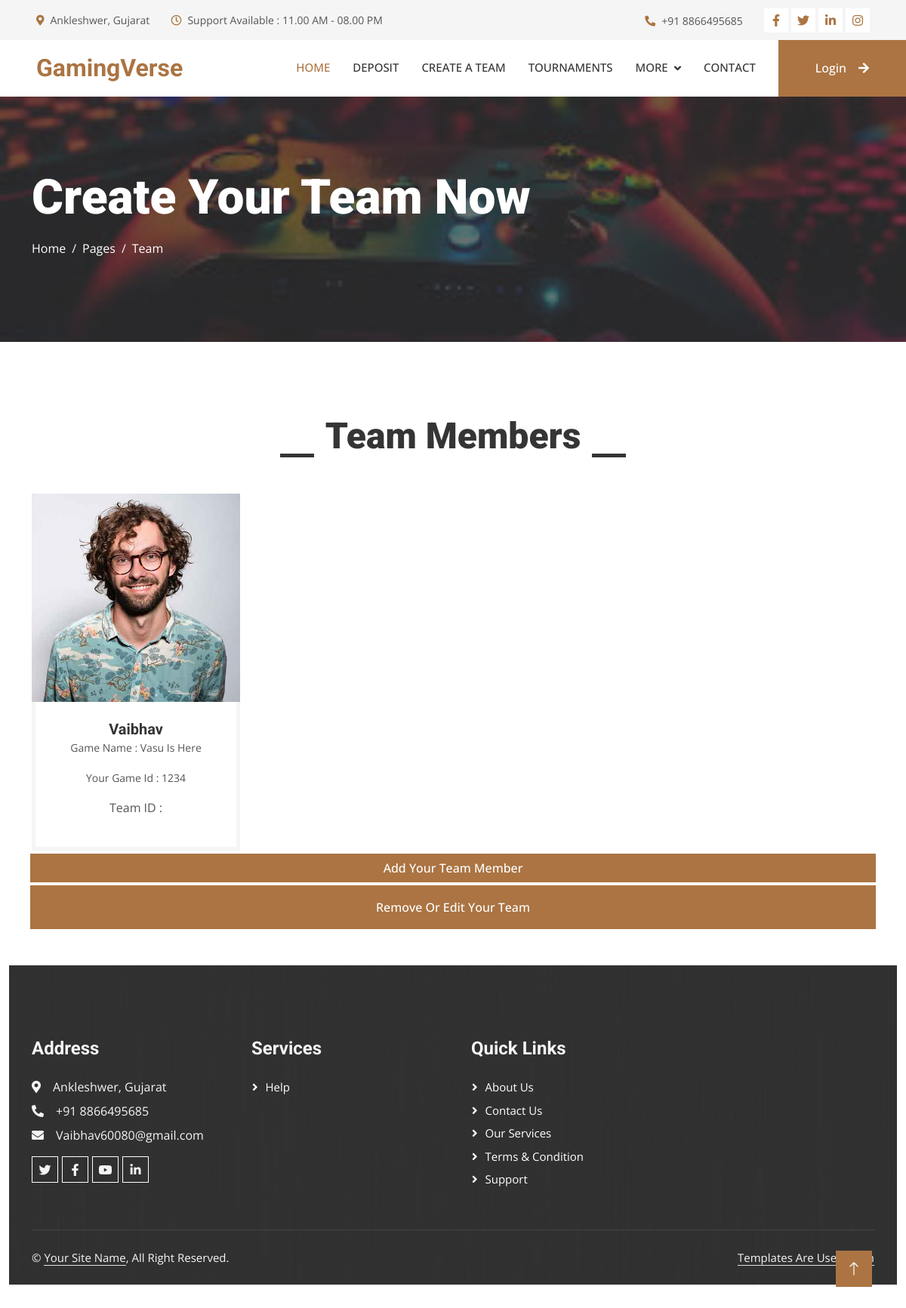
Before: /team with the older database file.
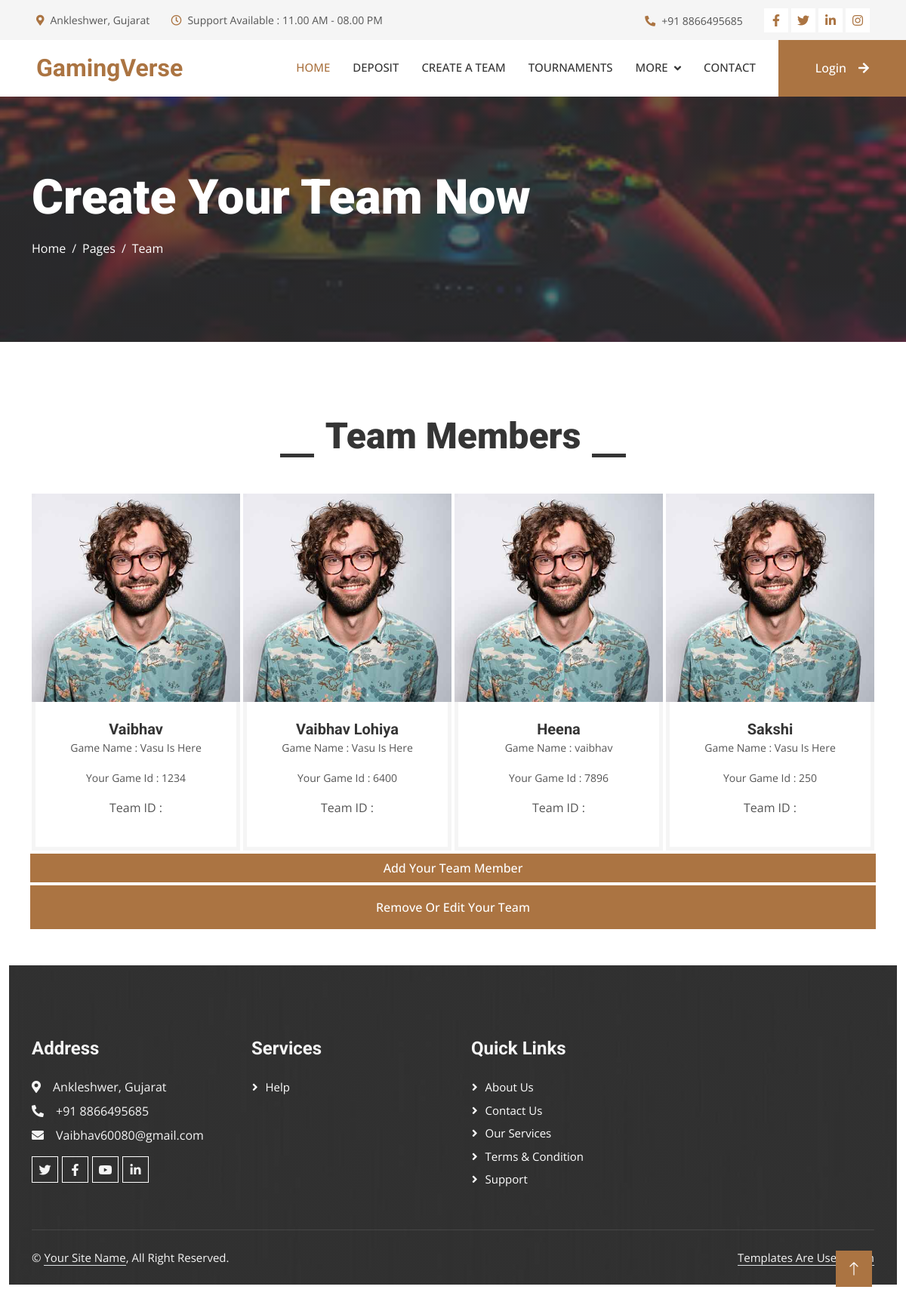
After: the same page with the newer database file.
### myapp/models.py (models this page shows, shortened)
class TeamMember(models.Model):
    name = models.CharField(max_length=100, verbose_name="Name (Govt ID Proof)")
    game_name = models.CharField(max_length=50)
    unique_game_id = models.CharField(max_length=50)

### myapp/views.py (the view, shortened to what this page needs)
# urls.py: path('team', views.team, name='team'),
def team(request):
    data = TeamMember.objects.all
    form = TeamMemberForm()
    return render(request,"team.html",{"data":data,"form":form})

### myapp/templates/team.html (shortened to what this page needs)
<!DOCTYPE html>
{% load static %}
<html lang="en">
<head>
    <link href="https://cdnjs.cloudflare.com/ajax/libs/font-awesome/5.10.0/css/all.min.css" rel="stylesheet">
    <link href="https://cdn.jsdelivr.net/npm/bootstrap-icons@1.4.1/font/bootstrap-icons.css" rel="stylesheet">
    <link href="{% static 'userapp/lib/animate/animate.min.css'%}" rel="stylesheet">
    <link href="{% static 'userapp/lib/owlcarousel/assets/owl.carousel.min.css'%}" rel="stylesheet">
    <link href="{% static 'userapp/lib/lightbox/css/lightbox.min.css'%}" rel="stylesheet">
    <link href="{% static 'userapp/css/bootstrap.min.css'%}" rel="stylesheet">
    <link href="{% static 'userapp/css/style.css'%}" rel="stylesheet">
</head>
<body>
    {% include 'top.html'%}
    {% include 'navbar.html' %}
    <div class="container-fluid page-header py-5 mb-5">
        <div class="container py-5">
            <h1 class="display-3 text-white mb-3 animated slideInDown">Create Your Team Now </h1>
            <nav aria-label="breadcrumb animated slideInDown">
                <ol class="breadcrumb">
                    <li class="breadcrumb-item"><a class="text-white" href="#">Home</a></li>
                    <li class="breadcrumb-item"><a class="text-white" href="#">Pages</a></li>
                    <li class="breadcrumb-item text-white active" aria-current="page">Team</li>
                </ol>
            </nav>
        </div>
    </div>
    <div class="container-xxl py-5">
        <div class="container">
            <div class="section-title text-center">
                <h1 class="display-5 mb-5">Team Members</h1>
            </div>
            <div class="row g-1">
                {% for i in data %}
                <div class="col-lg-3 col-md-6 wow fadeInUp" data-wow-delay="0.1s">
                    <div class="team-item">
                        <div class="overflow-hidden position-relative">
                            <img class="img-fluid" src="{% static 'userapp/img/team-1.jpg'%}" alt="">
                        </div>
                        <div class="text-center border border-5 border-light border-top-0 p-4">
                            <h5 class="mb-0">{{ i.name }}</h5>
                            <p><small>Game Name : {{ i.game_name }}</small></p>
                            <p><small>Your Game Id : {{ i.unique_game_id }}</small></p>
                            <p>Team ID : {{ i.team_id }}</p>
                        </div>
                    </div>
                </div>
                {% endfor %}
                <button type="button" class="btn btn-primary" id="myModal" data-toggle="modal"
                    data-target="#exampleModalCenter">
                    Add Your Team Member
                </button>
                <a href="team-summary" class="btn btn-primary py-3 px-5"> Remove Or Edit Your Team </a>
            </div>
        </div>
        {% include 'footer.html'%}
        <a href="#" class="btn btn-lg btn-primary btn-lg-square rounded-0 back-to-top"><i
                class="bi bi-arrow-up"></i></a>
    </div>
</body>
</html>

### myapp/templates/top.html
    <div class="container-fluid bg-light p-0">
        <div class="row gx-0 d-none d-lg-flex">
            <div class="col-lg-7 px-5 text-start">
                <div class="h-100 d-inline-flex align-items-center py-3 me-4">
                    <small class="fa fa-map-marker-alt text-primary me-2"></small>
                    <small>Ankleshwer, Gujarat</small>
                </div>
                <div class="h-100 d-inline-flex align-items-center py-3">
                    <small class="far fa-clock text-primary me-2"></small>
                    <small>Support Available : 11.00 AM - 08.00 PM</small>
                </div>
            </div>
            <div class="col-lg-5 px-5 text-end">
                <div class="h-100 d-inline-flex align-items-center py-3 me-4">
                    <small class="fa fa-phone-alt text-primary me-2"></small>
                    <small>+91 8866495685</small>
                </div>
                <div class="h-100 d-inline-flex align-items-center">
                    <a class="btn btn-sm-square bg-white text-primary me-1" href=""><i class="fab fa-facebook-f"></i></a>
                    <a class="btn btn-sm-square bg-white text-primary me-1" href=""><i class="fab fa-twitter"></i></a>
                    <a class="btn btn-sm-square bg-white text-primary me-1" href=""><i class="fab fa-linkedin-in"></i></a>
                    <a class="btn btn-sm-square bg-white text-primary me-0" href=""><i class="fab fa-instagram"></i></a>
                </div>
            </div>
        </div>
    </div>

### myapp/templates/navbar.html (shortened to what this page needs)
<nav class="navbar navbar-expand-lg bg-white navbar-light sticky-top p-0">
    <a href="/" class="navbar-brand d-flex align-items-center px-4 px-lg-5">
        <h2 class="m-0 text-primary">GamingVerse</h2>
    </a>
    <div class="collapse navbar-collapse" id="navbarCollapse">
        <div class="navbar-nav ms-auto p-4 p-lg-0">
            <a href="/" class="nav-item nav-link active">Home</a>
            <a href="deposit" class="nav-item nav-link">Deposit</a>
            <a href="team" class="nav-item nav-link">Create A Team</a>
            <a href="Tournaments" class="nav-item nav-link">Tournaments</a>
            <div class="nav-item dropdown">
                <a href="#" class="nav-link dropdown-toggle" data-bs-toggle="dropdown">More</a>
            </div>
            <a href="contact" class="nav-item nav-link">Contact</a>
        </div>
        <a href="" class="btn btn-primary py-4 px-lg-5 d-none d-lg-block">Login<i class="fa fa-arrow-right ms-3"></i></a>
    </div>
</nav>

### myapp/templates/footer.html (shortened to what this page needs)
<div class="container-fluid bg-dark text-light footer mt-5 pt-5 wow fadeIn" data-wow-delay="0.1s">
    <div class="container py-5">
        <div class="row g-5">
            <div class="col-lg-3 col-md-6">
                <h4 class="text-light mb-4">Address</h4>
                <p class="mb-2"><i class="fa fa-map-marker-alt me-3"></i>Ankleshwer, Gujarat </p>
                <p class="mb-2"><i class="fa fa-phone-alt me-3"></i>+91 8866495685</p>
                <p class="mb-2"><i class="fa fa-envelope me-3"></i>Vaibhav60080@gmail.com</p>
                <div class="d-flex pt-2">
                    <a class="btn btn-outline-light btn-social" href=""><i class="fab fa-twitter"></i></a>
                    <a class="btn btn-outline-light btn-social" href=""><i class="fab fa-facebook-f"></i></a>
                    <a class="btn btn-outline-light btn-social" href=""><i class="fab fa-youtube"></i></a>
                    <a class="btn btn-outline-light btn-social" href=""><i class="fab fa-linkedin-in"></i></a>
                </div>
            </div>
            <div class="col-lg-3 col-md-6">
                <h4 class="text-light mb-4">Services</h4>
                <a class="btn btn-link" href="">Help</a>
            </div>
            <div class="col-lg-3 col-md-6">
                <h4 class="text-light mb-4">Quick Links</h4>
                <a class="btn btn-link" href="">About Us</a>
                <a class="btn btn-link" href="">Contact Us</a>
                <a class="btn btn-link" href="">Our Services</a>
                <a class="btn btn-link" href="">Terms & Condition</a>
                <a class="btn btn-link" href="">Support</a>
            </div>
        </div>
    </div>
    <div class="container">
        <div class="copyright">
            <div class="row">
                <div class="col-md-6 text-center text-md-start mb-3 mb-md-0">
                    &copy; <a class="border-bottom" href="#">Your Site Name</a>, All Right Reserved.
                </div>
                <div class="col-md-6 text-center text-md-end">
                    <a class="border-bottom" href="https://free-css.com">Templates Are Used From</a>
                </div>
            </div>
        </div>
    </div>
</div>

### myapp/static/userapp/css/style.css (style rules this page uses)
:root { --primary: #AB7442; --light: #F5F5F5; --dark: #353535; }
.back-to-top { position: fixed; display: none; right: 45px; bottom: 45px; z-index: 99; }
.btn { font-weight: 500; transition: .5s; }
.btn.btn-primary, .btn.btn-secondary { color: #FFFFFF; }
.btn-sm-square { width: 32px; height: 32px; }
.btn-lg-square { width: 48px; height: 48px; }
.btn-square, .btn-sm-square, .btn-lg-square { padding: 0; display: flex; align-items: center; justify-content: center; font-weight: normal; }
.navbar .dropdown-toggle::after { border: none; content: "\f107"; font-family: "Font Awesome 5 Free"; font-weight: 900; vertical-align: middle; margin-left: 8px; }
.navbar-light .navbar-nav .nav-link { margin-right: 30px; padding: 25px 0; color: #FFFFFF; font-size: 15px; font-weight: 500; text-transform: uppercase; outline: none; }
.navbar-light .navbar-nav .nav-link:hover, .navbar-light .navbar-nav .nav-link.active { color: var(--primary); }
.navbar-light .navbar-brand, .navbar-light a.btn { height: 75px; }
.navbar-light .navbar-nav .nav-link { color: var(--dark); font-weight: 500; }
.navbar-light.sticky-top { top: -100px; transition: .5s; }
.page-header { background: linear-gradient(rgba(53, 53, 53, .7), rgba(53, 53, 53, .7)), url(../img/carousel-1.jpg) center center no-repeat; background-size: cover; }
.breadcrumb-item + .breadcrumb-item::before { color: var(--light); }
.section-title h1 { position: relative; display: inline-block; padding: 0 60px; }
.section-title h1::before, .section-title h1::after { position: absolute; content: ""; width: 45px; height: 5px; bottom: 0; background: var(--dark); }
.section-title h1::before { left: 0; }
.section-title h1::after { right: 0; }
.team-item img { transition: .5s; }
.footer { background: linear-gradient(rgba(53, 53, 53, .7), rgba(53, 53, 53, .7)), url(../img/footer.jpg) center center no-repeat; background-size: cover; }
.footer .btn.btn-social { margin-right: 5px; width: 35px; height: 35px; display: flex; align-items: center; justify-content: center; color: var(--light); border: 1px solid #FFFFFF; transition: .3s; }
.footer .btn.btn-link { display: block; margin-bottom: 5px; padding: 0; text-align: left; color: #FFFFFF; font-size: 15px; font-weight: normal; text-transform: capitalize; transition: .3s; }
.footer .btn.btn-link::before { position: relative; content: "\f105"; font-family: "Font Awesome 5 Free"; font-weight: 900; margin-right: 10px; }
.footer .copyright { padding: 25px 0; font-size: 15px; border-top: 1px solid rgba(256, 256, 256, .1); }
.footer .copyright a { color: var(--light); }

Changed rows visible on the page:
added TeamMember: name "Vaibhav Lohiya", game_name "Vasu Is Here", unique_game_id "6400"
added TeamMember: name "Heena", game_name "vaibhav", unique_game_id "7896"
added TeamMember: name "Sakshi", game_name "Vasu Is Here", unique_game_id "250"
